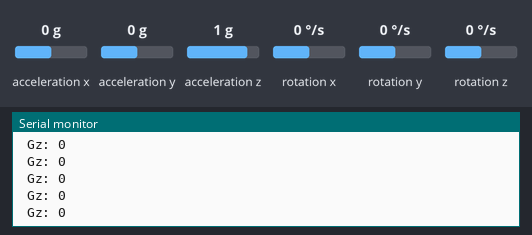
The sketch below on a simulated ESP8266 (NodeMCU). Shown: the last lines printed to the serial monitor. Wiring (inferred from the names in the program): MPU-6050 motion sensor at I2C address 0x68. The test bench sets the inputs (shaded band); at power-on: acceleration x 0 g, acceleration y 0 g, acceleration z 1 g, rotation y 0 °/s, rotation x 0 °/s, rotation z 0 °/s.

Above: at 1.3 s.
1.4 s: acceleration x set to -1.4 g
At 1.48 s:
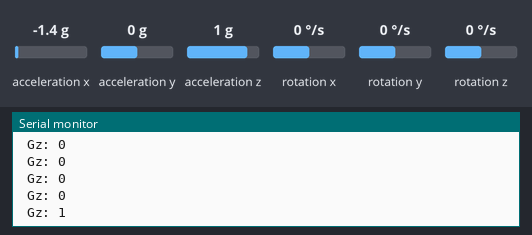
2.9 s: acceleration y set to -1.4 g
At 2.9 s:
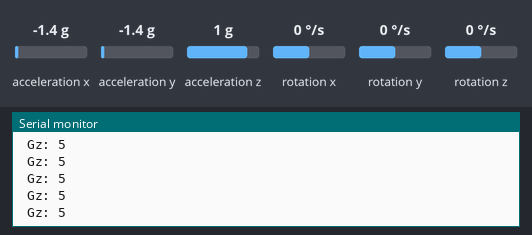
4.4 s: acceleration z set to -1.4 g
At 4.43 s:
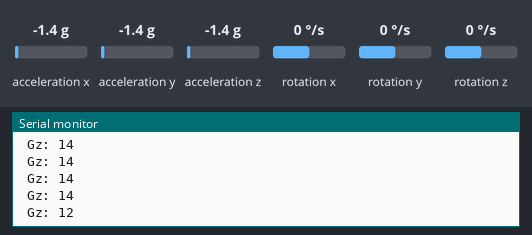
5.9 s: rotation y set to -192 °/s
At 5.96 s:
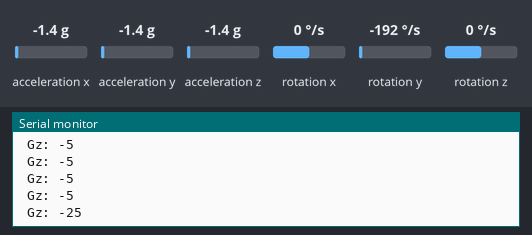
Timing chart, 0 to 8.4 s (numbered marks = the images above; inputs shaded):
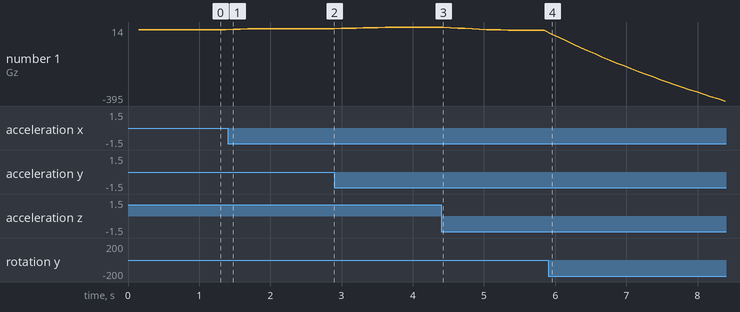

Measured:
- after the input at 1.4 s, the serial monitor: prints a new line after 0.08 s (image 1)
- after the input at 5.9 s, the serial monitor: prints a new line after 0.05 s (image 4)
- plotted number 1: 0 → 5 after the input at 1.4 s, 5 → 14 after the input at 2.9 s, 14 → -5 after the input at 4.4 s, -5 → -395 after the input at 5.9 s

The sketch:

MPU6050_.ino
```cpp
#include <Wire.h>

// MPU6050 Slave Device Address
const uint8_t MPU6050SlaveAddress = 0x68;
#define rad 57.295779513;
// Select SDA and SCL pins for I2C communication
const uint8_t scl = D5;
const uint8_t sda = D6;

// sensitivity scale factor respective to full scale setting provided in datasheet
const uint16_t AccelScaleFactor = 16384;
const uint16_t GyroScaleFactor = 131;
long dt, temp_prev;
int angulo_eixo;
// MPU6050 few configuration register addresses
const uint8_t MPU6050_REGISTER_SMPLRT_DIV   =  0x19;
const uint8_t MPU6050_REGISTER_USER_CTRL    =  0x6A;
const uint8_t MPU6050_REGISTER_PWR_MGMT_1   =  0x6B;
const uint8_t MPU6050_REGISTER_PWR_MGMT_2   =  0x6C;
const uint8_t MPU6050_REGISTER_CONFIG       =  0x1A;
const uint8_t MPU6050_REGISTER_GYRO_CONFIG  =  0x1B;
const uint8_t MPU6050_REGISTER_ACCEL_CONFIG =  0x1C;
const uint8_t MPU6050_REGISTER_FIFO_EN      =  0x23;
const uint8_t MPU6050_REGISTER_INT_ENABLE   =  0x38;
const uint8_t MPU6050_REGISTER_ACCEL_XOUT_H =  0x3B;
const uint8_t MPU6050_REGISTER_SIGNAL_PATH_RESET  = 0x68;

int16_t AccelX, AccelY, AccelZ, Temperature, GyroX, GyroY, GyroZ;

void setup() {
  Serial.begin(115200);
  Wire.begin(sda, scl);
  MPU6050_Init();
}

void loop() {
  double Ax, Ay, Az, T, Gx, Gy, Gz;

  Read_RawValue(MPU6050SlaveAddress, MPU6050_REGISTER_ACCEL_XOUT_H);

  //divide each with their sensitivity scale factor
  Ax = (double)AccelX/AccelScaleFactor;
  Ay = (double)AccelY/AccelScaleFactor;
  Az = (double)AccelZ/AccelScaleFactor;
  T = (double)Temperature/340+36.53; //temperature formula
  Gx = (double)GyroX/GyroScaleFactor;
  Gy = (double)GyroY/GyroScaleFactor;
  Gz = (double)GyroZ/GyroScaleFactor;

  float aceleracao_eixo = atan((sqrt(pow(Ax, 2) + pow(Ay, 2))) / Az) * rad;
   dt = (millis() - temp_prev);
  temp_prev = millis();
  //calculando o angulo
  angulo_eixo = 0.98 *(angulo_eixo+Gy*(dt)/ 1000.0) + 0.02*aceleracao_eixo;
  Serial.print(" Gz: "); Serial.println(angulo_eixo);

  delay(100);
}

void I2C_Write(uint8_t deviceAddress, uint8_t regAddress, uint8_t data){
  Wire.beginTransmission(deviceAddress);
  Wire.write(regAddress);
  Wire.write(data);
  Wire.endTransmission();
}

// read all 14 register
void Read_RawValue(uint8_t deviceAddress, uint8_t regAddress){
  Wire.beginTransmission(deviceAddress);
  Wire.write(regAddress);
  Wire.endTransmission();
  Wire.requestFrom(deviceAddress, (uint8_t)14);
  AccelX = (((int16_t)Wire.read()<<8) | Wire.read());
  AccelY = (((int16_t)Wire.read()<<8) | Wire.read());
  AccelZ = (((int16_t)Wire.read()<<8) | Wire.read());
  Temperature = (((int16_t)Wire.read()<<8) | Wire.read());
  GyroX = (((int16_t)Wire.read()<<8) | Wire.read());
  GyroY = (((int16_t)Wire.read()<<8) | Wire.read());
  GyroZ = (((int16_t)Wire.read()<<8) | Wire.read());
}

//configure MPU6050
void MPU6050_Init(){
  delay(150);
  I2C_Write(MPU6050SlaveAddress, MPU6050_REGISTER_SMPLRT_DIV, 0x07);
  I2C_Write(MPU6050SlaveAddress, MPU6050_REGISTER_PWR_MGMT_1, 0x01);
  I2C_Write(MPU6050SlaveAddress, MPU6050_REGISTER_PWR_MGMT_2, 0x00);
  I2C_Write(MPU6050SlaveAddress, MPU6050_REGISTER_CONFIG, 0x00);
  I2C_Write(MPU6050SlaveAddress, MPU6050_REGISTER_GYRO_CONFIG, 0x00);//set +/-250 degree/second full scale
  I2C_Write(MPU6050SlaveAddress, MPU6050_REGISTER_ACCEL_CONFIG, 0x00);// set +/- 2g full scale
  I2C_Write(MPU6050SlaveAddress, MPU6050_REGISTER_FIFO_EN, 0x00);
  I2C_Write(MPU6050SlaveAddress, MPU6050_REGISTER_INT_ENABLE, 0x01);
  I2C_Write(MPU6050SlaveAddress, MPU6050_REGISTER_SIGNAL_PATH_RESET, 0x00);
  I2C_Write(MPU6050SlaveAddress, MPU6050_REGISTER_USER_CTRL, 0x00);
}
```
